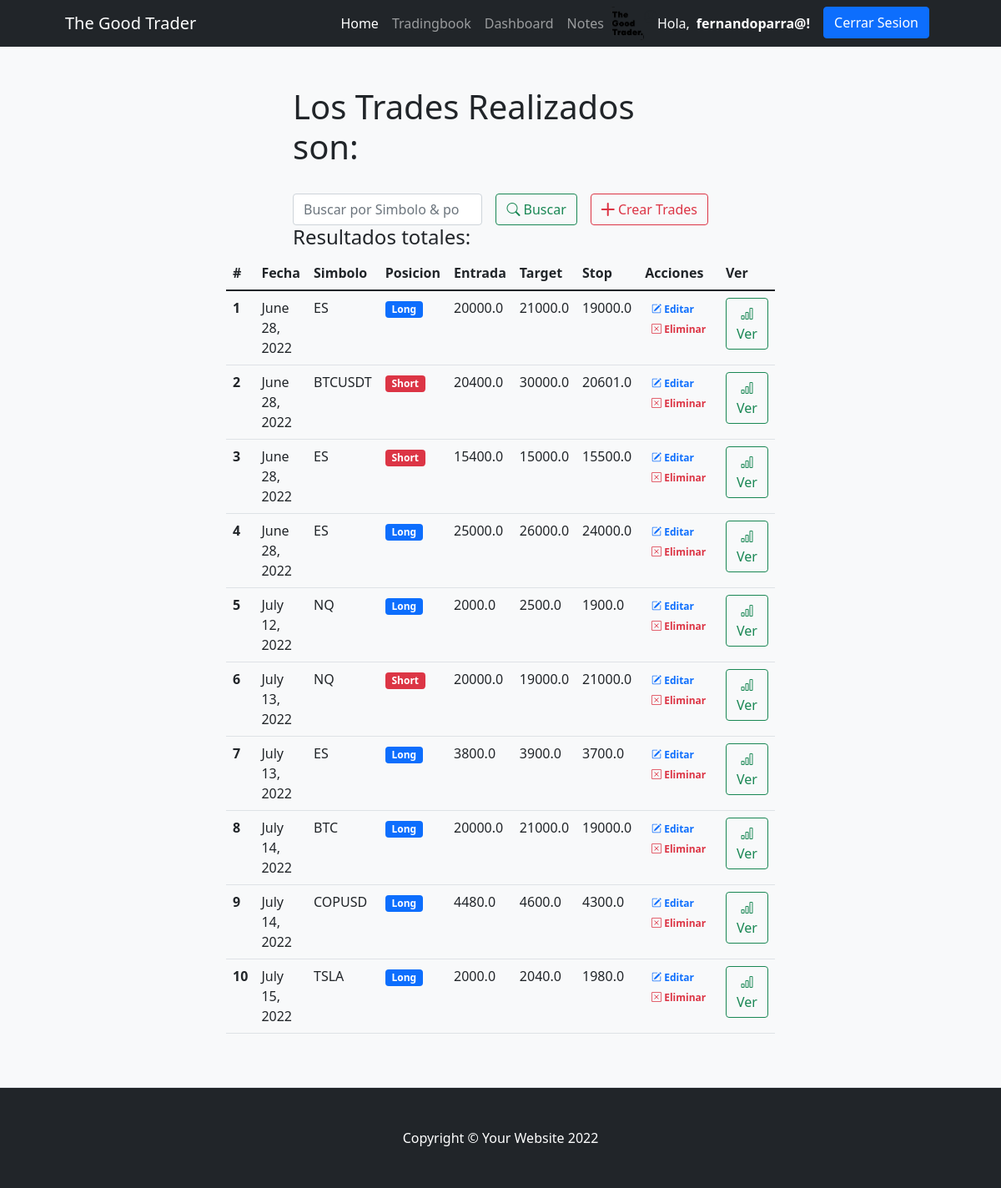
/trades/ (signed in), run on the app's committed database.
### tradingbookapp/models.py (models this page shows)
class Avatar(models.Model):
    usuario = models.OneToOneField(User, on_delete=models.CASCADE)
    imagen = models.ImageField(upload_to='avatar/',blank=True,null=True)

class Trade(models.Model):
    fecha = models.DateField("Fecha de operacion (mm/dd/yyyy)",auto_now_add=False,auto_now=False,blank=True,null=True)
    simbolo = models.CharField("Simbolo",max_length=30)
    posiciones = (
        (1,"Long"),
        (2,"Short")
    )
    posicion = models.PositiveSmallIntegerField("Posicion",choices=posiciones)
    entrada = models.FloatField("Precio Entrada",)
    target = models.FloatField("Target")
    stop = models.FloatField("stop")
    tradeimagen = models.ImageField(upload_to='tradesimg',null=True)

### tradingbookapp/views.py (the view, shortened to what this page needs)
# urls.py: path('trades/',views.Trades,name="Trades"),
@login_required
def Trades(request):
    trades = Trade.objects.all()
    ctx = {'trades':trades}
    return render(request,'tradingbookapp/trades.html',ctx)

### tradingbookapp/templates/tradingbookapp/trades.html (shortened to what this page needs)
{% extends "tradingbookapp/base.html" %}
{%block contenidopagina%}
<section class="bg-light py-5 border-bottom">
    <div class="container px-5">
        <div class="row gx-5 justify-content-center">
            <div class="col-lg-6">
                <h1>Los Trades Realizados son:</h1>
                <br>
                <div class="row gx-5 justify-content-center">
                    <div class="col-lg-12">
                        <form class="d-flex my-2 my-lg-0" action="" method="post">
                            <input class="flex-grow-0 form-control mr-sm-2" type="search" name="search" placeholder="Buscar por Simbolo & posicion" aria-label="Search">
                            <button class="btn btn-outline-success text-nowrap ms-3 my-2 my-sm-0" type="submit"> <i class="bi bi-search"></i> Buscar</button>
                            <a class="btn btn-outline-danger text-nowrap ms-3 my-2 my-sm-0" href="{% url 'crear_trades' %}"> <i class="bi bi-plus-lg"></i> Crear Trades</a>
                        </form>
                    </div>
                    <br>
                    <h4>Resultados
                        {% if search %}
                            para "{{busqueda}}":
                        {% else %}
                            totales:
                        {% endif %}
                    </h4>
                    <br>
                <table class="table">
                    <thead>
                        <th scope="col">#</th>
                        <th scope="col">Fecha</th>
                        <th scope="col">Simbolo</th>
                        <th scope="col">Posicion</th>
                        <th scope="col">Entrada</th>
                        <th scope="col">Target</th>
                        <th scope="col">Stop</th>
                        <th scope="col">Acciones</th>
                        <th scope="col">Ver</th>
                    </thead>
                    <ul class= "list-group list-group-numbered">
                        {% for trade in trades  %}
                        <tr>
                            <th scope="row">{{forloop.counter}}</th>
                            <td>{{trade.fecha}}</td>
                            <td>{{trade.simbolo}}</td>
                            {% if trade.get_posicion_display == "Long"%}
                                <td><span class= "badge bg-primary rounded-pill>">{{trade.get_posicion_display}}</span></td>
                            {%else%}
                                <td><span class= "badge bg-danger rounded-pill>">{{trade.get_posicion_display}}</span></td>
                            {%endif%}
                            <td>{{trade.entrada}}</td>
                            <td>{{trade.target}}</td>
                            <td>{{trade.stop}}</td>
                            <td>
                                <a href="{% url 'Editar_trade' trade.id %}" class="text-primary badge badge-primary text-decoration-none"> <i class="bi bi-pencil-square"></i> Editar</a>
                                <a href="{% url 'Eliminar_trade' trade.id %}" class="text-danger badge badge-danger text-decoration-none"> <i class="bi bi-x-square"></i> Eliminar</a>
                            </td>
                            <td>
                                <a href="{% url 'Ver_trade' trade.id %}" class="btn btn-outline-success"> <i class="bi bi-bar-chart"></i> Ver</a>
                            </td>
                        </tr>
                        {% endfor %}
                    </ul>
                </table>
            </div>
        </div>
    </div>
</section>
{%endblock%}

### tradingbookapp/templates/tradingbookapp/base.html (shortened to what this page needs)
{% load static %}
<!DOCTYPE html>
<html lang="en">
    <head>
        <link href="https://cdn.jsdelivr.net/npm/bootstrap-icons@1.4.1/font/bootstrap-icons.css" rel="stylesheet" />
        <link href="{% static 'css/styles.css' %}"  rel="stylesheet" />
    </head>
    <body>
        <nav class="navbar navbar-expand-lg navbar-dark bg-dark">
            <div class="container px-5">
                <a class="navbar-brand" href="{%url 'Home' %}">The Good Trader</a>
                <div class="collapse navbar-collapse" id="navbarSupportedContent">
                    <ul class="navbar-nav ms-auto mb-2 mb-lg-0">
                        <li class="nav-item"><a class="nav-link active" aria-current="page" href="{%url 'Home' %}">Home</a></li>
                        <li class="nav-item"><a class="nav-link" href="{%url 'Trades' %}">Tradingbook</a></li>
                        <li class="nav-item"><a class="nav-link" href="{%url 'Dashboard' %}">Dashboard</a></li>
                        <li class="nav-item"><a class="nav-link" href="{%url 'Notes' %}">Notes</a></li>
                        {% if user.is_authenticated%}
                            <img class ="rounded" src={{user.avatar.imagen.url}} alt="" srcset="" style = "height:40px;">
                            <i class = "bi bi-person-circle"></i>
                            <li class="nav-item" href="{%url 'Profile' %}" ><p class="text-light my-2"> Hola,</p></li>
                            <li class="nav-item"><a class="nav-link active" aria-current="page" href="{%url 'Profile' %}"> <b>{{user.username}}!</b></a></li>
                            <li class="nav-item"><a class="btn btn-primary mx-2" href="{% url 'Logout'%}">Cerrar Sesion</a></li>
                        {% else %}
                            <li class="nav-item"><a class="btn btn-outline-light mx-2" href="{%url 'Login' %}">Iniciar Sesion</a></li>
                            <li class="nav-item"><a class="btn btn-primary mx-2" href="{%url 'Register' %}">Regístrese</a></li>
                        {% endif %}
                    </ul>
                </div>
            </div>
        </nav>
        {% block contenidopagina %}
        {% endblock %}
        <footer class="py-5 bg-dark">
            <div class="container px-5"><p class="m-0 text-center text-white">Copyright &copy; Your Website 2022</p></div>
        </footer>
    </body>
</html>

### data on the page
Trade: fecha "June 28, 2022", simbolo "ES", posicion "Long", entrada "20000.0", target "21000.0", stop "19000.0"
Trade: fecha "June 28, 2022", simbolo "BTCUSDT", posicion "Short", entrada "20400.0", target "30000.0", stop "20601.0"
Trade: fecha "June 28, 2022", simbolo "ES", posicion "Short", entrada "15400.0", target "15000.0", stop "15500.0"
Trade: fecha "June 28, 2022", simbolo "ES", posicion "Long", entrada "25000.0", target "26000.0", stop "24000.0"
Trade: fecha "July 12, 2022", simbolo "NQ", posicion "Long", entrada "2000.0", target "2500.0", stop "1900.0"
Trade: fecha "July 13, 2022", simbolo "NQ", posicion "Short", entrada "20000.0", target "19000.0", stop "21000.0"
Trade: fecha "July 13, 2022", simbolo "ES", posicion "Long", entrada "3800.0", target "3900.0", stop "3700.0"
Trade: fecha "July 14, 2022", simbolo "BTC", posicion "Long", entrada "20000.0", target "21000.0", stop "19000.0"
Trade: fecha "July 14, 2022", simbolo "COPUSD", posicion "Long", entrada "4480.0", target "4600.0", stop "4300.0"
Trade: fecha "July 15, 2022", simbolo "TSLA", posicion "Long", entrada "2000.0", target "2040.0", stop "1980.0"

### other printed values
{{ user.username }} "fernandoparra@"
